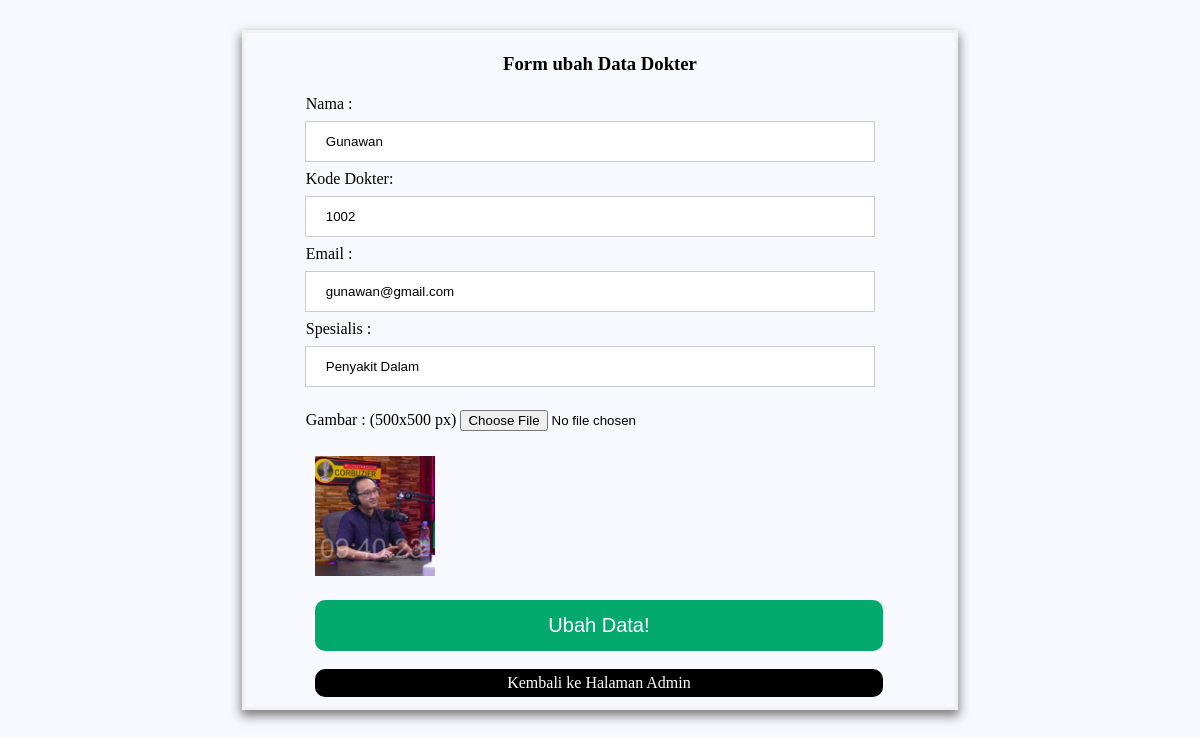
The page /ubah.php?id=26 (signed in) on the database its author committed.
### tables this page shows
CREATE TABLE `dokter` (
  `id` int(11) NOT NULL,
  `nama` varchar(255) NOT NULL,
  `kode_dr` char(9) NOT NULL,
  `email` varchar(255) NOT NULL,
  `spesialis` varchar(255) NOT NULL,
  `gambar` varchar(255) NOT NULL
);

### functions.php (called while the page is built, shortened)
<?php
function koneksi ()
{
  return mysqli_connect('localhost', 'root', '', 'tubes_213040133');
}
 function query ($query)
{
    $conn = koneksi();
    $result = mysqli_query($conn, $query);
    if (mysqli_num_rows($result) == 1 ) {
      return mysqli_fetch_assoc($result);
    }
     $rows = [];
   return $rows;
}
 ?>

### ubah.php (the view, shortened to what this page needs)
<?php
  require 'functions.php';
$id = $_GET['id'];
$dr = query (" SELECT * FROM dokter WHERE id = $id");
?>
<!DOCTYPE html>
<html lang="en">
<head>
  <link rel="stylesheet" href="css/ubah.css">
</head>
<body>
    <form action="" method="POST" enctype="multipart/form-data">
      <h3 class="heading">Form ubah Data Dokter</h3>
      <ul>
        <li>
          <label>
            Nama : <br>
            <input type="text" name="nama" autofocus required value="<?= $dr['nama']; ?>">
          </label>
        </li>
        <li>
          <label>
            Kode Dokter: <br>
            <input type="text" name="kode_dr" required value="<?= $dr['kode_dr']; ?>">
          </label>
        </li>
        <li>
          <label>
            Email : <br>
            <input type="email" name="email" required value="<?= $dr['email']; ?>">
          </label>
        </li>
        <li>
          <label>
            Spesialis : <br>
            <input type="text" name="spesialis" required value="<?= $dr['spesialis']; ?>">
          </label>
        </li>
        <li>
          <label>
            Gambar : (500x500 px)
            <input type="file" name="gambar" class="gambar" onchange="previewImage()">
          </label>
          <img src="img/<?= $dr['gambar']; ?>" width="120" style="display: block;" class="img-preview">
        </li>
      </ul>
      <button type="submit" name="ubah">Ubah Data!</button>
      <a href="index.php" class="home">Kembali ke Halaman Admin</a>
    </form>
</body>
</html>

### css/ubah.css (style rules this page uses)
body { background-color: #f8f8ff; font-family: calibri; }
form { border: 3px solid #f1f1f1; width: 60%; margin: 30px auto 30px auto; box-shadow: 0px 5px 10px 1px rgba(0,0,0,0.5); }
.heading { display: grid; justify-content: center; margin: 20px auto 20px auto; }
input[type='text'], input[type='password'] { width: 85%; padding: 12px 20px; margin: 8px 0 8px 20px; display: inline-block; border: 1px solid #ccc; box-sizing: border-box; }
input[type='email'] { width: 85%; padding: 12px 20px; margin: 8px 0 8px 20px; display: inline-block; border: 1px solid #ccc; box-sizing: border-box; }
label { margin-left: 21px; }
img { margin: 10px 0 10px 30px; }
li { list-style: none; }
li .gambar { margin: 15px 0; }
button { background-color: #04aa6d; display: inline-block; color: white; font-size: 20px; padding: 14px 14px; margin: 8px 70px; border: none; cursor: pointer; width: 80%; border-radius: 10px; }
.home { display: block; background-color: black; color: white; text-decoration: none; text-align: center; padding: 5px 0px; margin: 10px 70px; width: 80%; border-radius: 10px; }

### rows shown on the page
dokter: nama "Gunawan", kode_dr "1002", email "gunawan@gmail.com", spesialis "Penyakit Dalam", gambar (picture)
